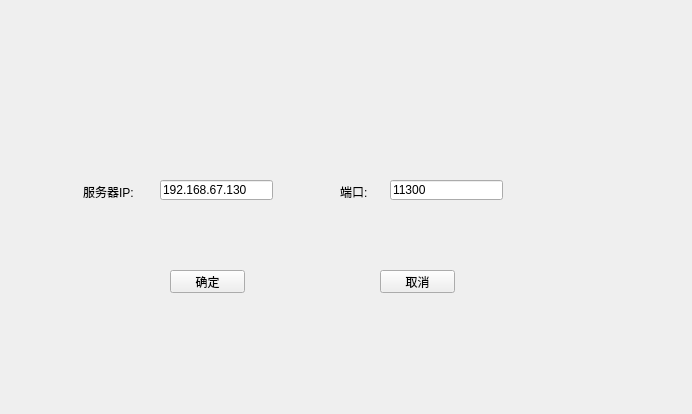
<?xml version="1.0" encoding="UTF-8"?>
<ui version="4.0">
 <class>Form</class>
 <widget class="QWidget" name="Form">
  <property name="geometry">
   <rect>
    <x>0</x>
    <y>0</y>
    <width>692</width>
    <height>414</height>
   </rect>
  </property>
  <property name="windowTitle">
   <string>Form</string>
  </property>
  <widget class="QLabel" name="label">
   <property name="geometry">
    <rect>
     <x>83</x>
     <y>181</y>
     <width>71</width>
     <height>21</height>
    </rect>
   </property>
   <property name="text">
    <string>服务器IP:</string>
   </property>
  </widget>
  <widget class="QLineEdit" name="IpEdit">
   <property name="geometry">
    <rect>
     <x>160</x>
     <y>180</y>
     <width>113</width>
     <height>20</height>
    </rect>
   </property>
   <property name="text">
    <string>192.168.67.130</string>
   </property>
  </widget>
  <widget class="QLabel" name="label_2">
   <property name="geometry">
    <rect>
     <x>340</x>
     <y>182</y>
     <width>41</width>
     <height>20</height>
    </rect>
   </property>
   <property name="text">
    <string>端口:</string>
   </property>
  </widget>
  <widget class="QLineEdit" name="portEdit">
   <property name="geometry">
    <rect>
     <x>390</x>
     <y>180</y>
     <width>113</width>
     <height>20</height>
    </rect>
   </property>
   <property name="text">
    <string>11300</string>
   </property>
  </widget>
  <widget class="QPushButton" name="pushButton">
   <property name="geometry">
    <rect>
     <x>170</x>
     <y>270</y>
     <width>75</width>
     <height>23</height>
    </rect>
   </property>
   <property name="text">
    <string>确定</string>
   </property>
  </widget>
  <widget class="QPushButton" name="pushButton_2">
   <property name="geometry">
    <rect>
     <x>380</x>
     <y>270</y>
     <width>75</width>
     <height>23</height>
    </rect>
   </property>
   <property name="text">
    <string>取消</string>
   </property>
  </widget>
 </widget>
 <resources/>
 <connections/>
</ui>
